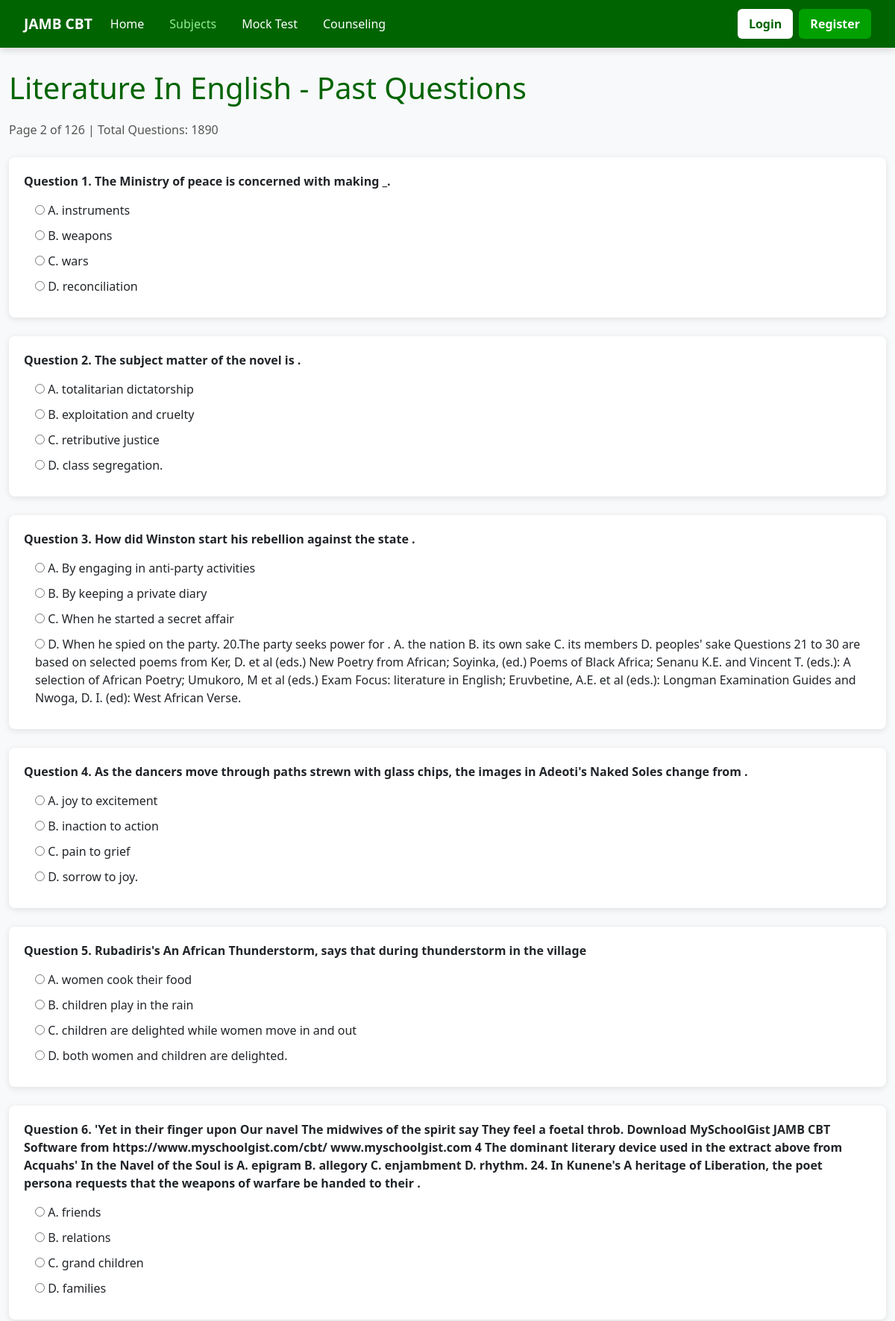
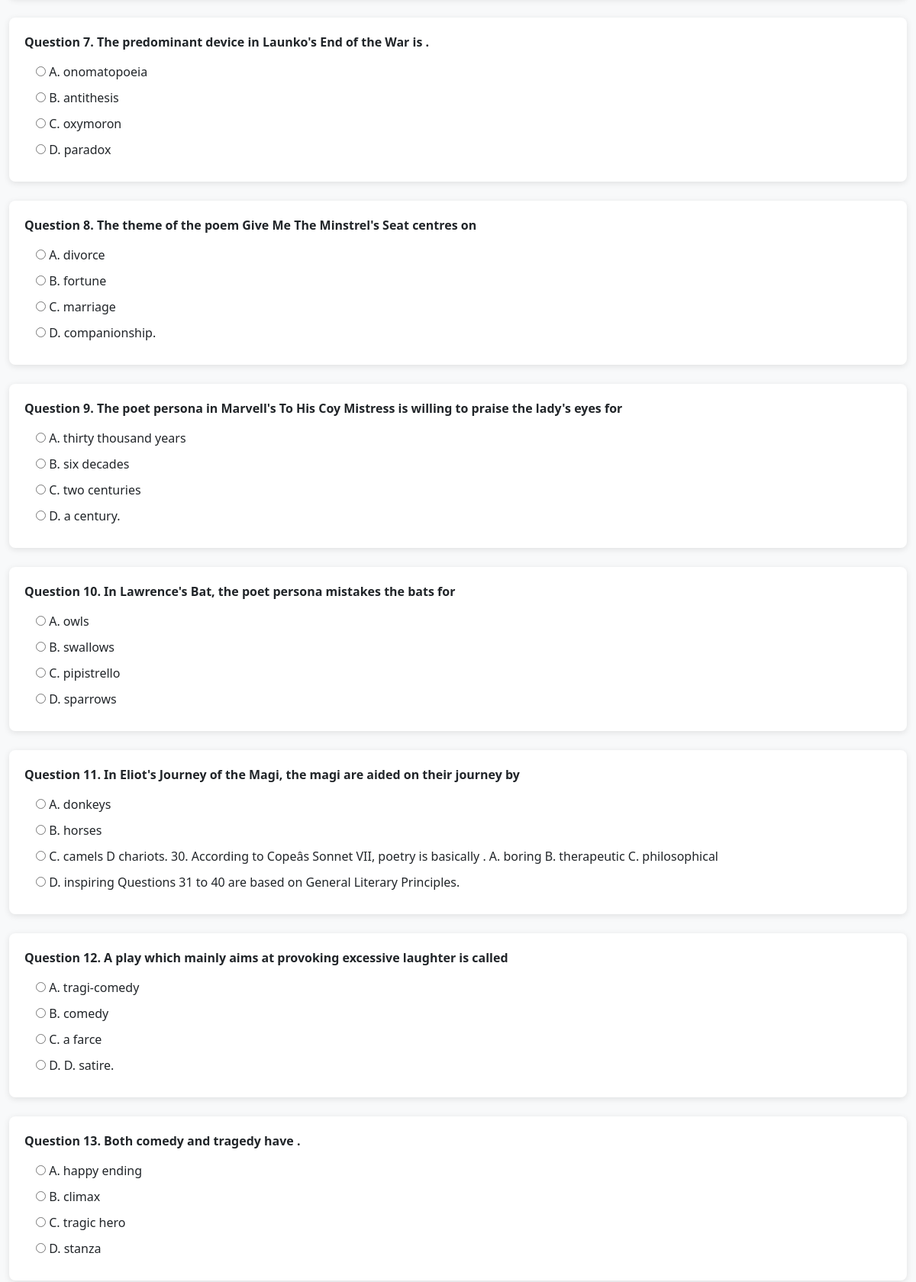
Page /exams/past/1/?page=2 (upper part) on the committed database (2 pictures, top to bottom).
### exams/models.py (models this page shows, shortened)
class Subject(models.Model):
    name = models.CharField(max_length=200)

class Question(models.Model):
    subject = models.ForeignKey(Subject, on_delete=models.CASCADE, related_name='questions')
    question_text = models.TextField()
    option_a = models.CharField(max_length=500)
    option_b = models.CharField(max_length=500)
    option_c = models.CharField(max_length=500)
    option_d = models.CharField(max_length=500)
    correct_option = models.CharField(max_length=1, choices=[
        ('A', 'A'),
        ('B', 'B'),
        ('C', 'C'),
        ('D', 'D')
    ])
    year = models.IntegerField(null=True, blank=True)
    explanation = models.TextField(blank=True, null=True)

### exams/views.py (the view)
# urls.py: path("past/<int:subject_id>/", views.past_questions, name="past_questions"),
def past_questions(request, subject_id):
    subject = get_object_or_404(Subject, id=subject_id)
    all_questions = Question.objects.filter(subject=subject).order_by("id")
    page_number = request.GET.get("page", 1)
    try:
        page_number = int(page_number)
    except:
        page_number = 1
    per_page = 15
    start = (page_number - 1) * per_page
    end = start + per_page
    questions = all_questions[start:end]
    total_questions = all_questions.count()
    total_pages = (total_questions + per_page - 1) // per_page
    context = {
        "subject": subject,
        "questions": questions,
        "current_page": page_number,
        "total_pages": total_pages,
        "has_next": page_number < total_pages,
        "has_previous": page_number > 1,
        "total_questions": total_questions,
    }
    return render(
        request,
        "exams/past_questions.html",
        context
    )

### exams/templates/exams/past_questions.html (shortened to what this page needs)
{% extends "exams/base.html" %}
{% block content %}
<h1 style="color:#006400; margin-bottom:20px;">{{ subject.name }} - Past Questions</h1>
<p style="margin-bottom:25px; color:#555;">
    Page {{ current_page }} of {{ total_pages }} | Total Questions: {{ total_questions }}
</p>
{% for question in questions %}
<div style="margin-bottom:25px; background:white; padding:20px; border-radius:8px; box-shadow:0 2px 8px rgba(0,0,0,0.1);">
    <p style="font-weight:bold; margin-bottom:15px;">
        <strong>Question {{ forloop.counter }}.</strong> {{ question.question_text }}
    </p>
    <div style="margin-left:15px;">
        <label style="display:block; margin:10px 0;">
            <input type="radio" name="{{ question.id }}" value="A"> A. {{ question.option_a }}
        </label>
        <label style="display:block; margin:10px 0;">
            <input type="radio" name="{{ question.id }}" value="B"> B. {{ question.option_b }}
        </label>
        <label style="display:block; margin:10px 0;">
            <input type="radio" name="{{ question.id }}" value="C"> C. {{ question.option_c }}
        </label>
        <label style="display:block; margin:10px 0;">
            <input type="radio" name="{{ question.id }}" value="D"> D. {{ question.option_d }}
        </label>
    </div>
</div>
{% endfor %}
<br><br>
{% endblock %}

### exams/templates/exams/base.html (style rules this page uses)
* { margin:0; padding:0; box-sizing:border-box; }
body { font-family:'Segoe UI', Arial, sans-serif; background-color:#f8f9fa; }

### rows in the picture
Subject: name "Literature In English"
Question: question_text "The Ministry of peace is concerned with making _.", option_a "instruments", option_b "weapons", option_c "wars", option_d "reconciliation"
Question: question_text "The subject matter of the novel is .", option_a "totalitarian dictatorship", option_b "exploitation and cruelty", option_c "retributive justice", option_d "class segregation."
Question: question_text "How did Winston start his rebellion against the state .", option_a "By engaging in anti-party activities", option_b "By keeping a private diary", option_c "When he started a secret affair", option_d "When he spied on the party. 20.The party seeks power for . A. the nation B. its own sake C. its members D. peoples' sake Questions 21 to 30 are based on selected poems from Ker, D. et al (eds.) New Poetry from African; Soyinka, (ed.) Poems of Black Africa; Senanu K.E. and Vincent T. (eds.): A selection of African Poetry; Umukoro, M et al (eds.) Exam Focus: literature in English; Eruvbetine, A.E. et al (eds.): Longman Examination Guides and Nwoga, D. I. (ed): West African Verse."
Question: question_text "As the dancers move through paths strewn with glass chips, the images in Adeoti's Naked Soles change from .", option_a "joy to excitement", option_b "inaction to action", option_c "pain to grief", option_d "sorrow to joy."
Question: question_text "Rubadiris's An African Thunderstorm, says that during thunderstorm in the village", option_a "women cook their food", option_b "children play in the rain", option_c "children are delighted while women move in and out", option_d "both women and children are delighted."
Question: question_text "'Yet in their finger upon Our navel The midwives of the spirit say They feel a foetal throb. Download MySchoolGist JAMB CBT Software from https://www.myschoolgist.com/cbt/ www.myschoolgist.com 4 The dominant literary device used in the extract above from Acquahs' In the Navel of the Soul is A. epigram B. allegory C. enjambment D. rhythm. 24. In Kunene's A heritage of Liberation, the poet persona requests that the weapons of warfare be handed to their .", option_a "friends", option_b "relations", option_c "grand children", option_d "families"
Question: question_text "The predominant device in Launko's End of the War is .", option_a "onomatopoeia", option_b "antithesis", option_c "oxymoron", option_d "paradox"
Question: question_text "The theme of the poem Give Me The Minstrel's Seat centres on", option_a "divorce", option_b "fortune", option_c "marriage", option_d "companionship."
Question: question_text "The poet persona in Marvell's To His Coy Mistress is willing to praise the lady's eyes for", option_a "thirty thousand years", option_b "six decades", option_c "two centuries", option_d "a century."
Question: question_text "In Lawrence's Bat, the poet persona mistakes the bats for", option_a "owls", option_b "swallows", option_c "pipistrello", option_d "sparrows"
Question: question_text "In Eliot's Journey of the Magi, the magi are aided on their journey by", option_a "donkeys", option_b "horses", option_c "camels D chariots. 30. According to Copeâs Sonnet VII, poetry is basically . A. boring B. therapeutic C. philosophical", option_d "inspiring Questions 31 to 40 are based on General Literary Principles."
Question: question_text "A play which mainly aims at provoking excessive laughter is called", option_a "tragi-comedy", option_b "comedy", option_c "a farce", option_d "D. satire."
Question: question_text "Both comedy and tragedy have .", option_a "happy ending", option_b "climax", option_c "tragic hero", option_d "stanza"

### other values in the picture
{{ current_page }} "2"
{{ total_pages }} "126"
{{ total_questions }} "1890"
